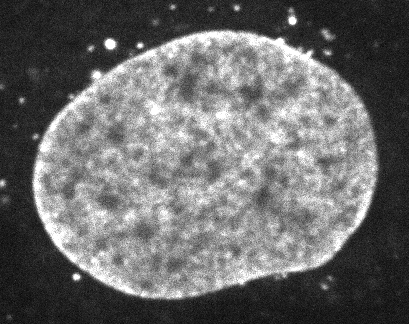
#> input picture frame 0 of data/microscopes/dna/5.avi, 409 x 324 px, given in place of the camera
$ python compute_optical_flow_lk.py
#> lines starting #> are read from the running program, lines starting #| are printed output that depends on the picture
import cv2
import numpy as np
import argparse
import time
from sys import stdout


####################################################################################################
# @parse_command_line_arguments
####################################################################################################
def parse_command_line_arguments():

    # add all the options
    description = 'This application takes an input sequence and computes the intensity profile '
    'along the entire sequence'
    parser = argparse.ArgumentParser(description=description)

    arg_help = 'Input sequence'
    parser.add_argument('--input-sequence', '-i', action='store', help=arg_help)

    arg_help = 'Output directory, where the final results/artefacts will be stored'
    parser.add_argument('--output-directory', '-o', action='store', help=arg_help)

    # Parse the arguments
    return parser.parse_args()


####################################################################################################
# @get_frame
####################################################################################################
def get_frame(video_capture, frame_number):

    # Set the video to the specific frame
#> called with frame_number = 0
    video_capture.set(cv2.CAP_PROP_POS_FRAMES, frame_number)

    # Check if the video has frames or not and get a list
    has_frame, frame = video_capture.read()
#> frame is the input picture: shape (324, 409, 3); min 0, max 255, mean 106.7

    if has_frame:
        return frame
    else:
        print('Frame [%d] does not exist, NOT grabbed!' % frame_number)
        exit(0)


####################################################################################################
# @compute_optical_flow_lk
####################################################################################################
def compute_optical_flow_lk(args):


    # Adjust the parameters for corner detection
    feature_params = dict(maxCorners=100,
                          qualityLevel=0.3,
                          minDistance=7,
                          blockSize=7)

    # Adjust the parameters for lucas kanade optical flow
    lk_params = dict(winSize=(15, 15),
                     maxLevel=0,
                     criteria=(cv2.TERM_CRITERIA_EPS | cv2.TERM_CRITERIA_COUNT, 10, 0.03))

    # Create some random colors
    color = np.random.randint(0, 255, (100, 3))

    # Read the video anc create the VideoCapture object
    video_capture = cv2.VideoCapture(args.input_sequence)

    # Get the number of frames in the video
    number_frames = int(video_capture.get(cv2.CAP_PROP_FRAME_COUNT))

    # Get the first frame and compute its gray scale
    frame_0 = get_frame(video_capture=video_capture, frame_number=0)

    # Creates an image filled with zero intensities with the same dimensions as the frame
    mask = np.zeros_like(frame_0)

    # Compute the grayscale image of the first frame
    frame_0 = cv2.cvtColor(frame_0, cv2.COLOR_BGR2GRAY)

    # Finding corners based on good features to track
    p0 = cv2.goodFeaturesToTrack(frame_0, mask=None, **feature_params)
#> p0 = 18 rows, first 8: [74, 276], [140, 45], [293, 21], [236, 8], [107, 41], [311, 52], [304, 50], [3, 182]

    # Process the sequence, frame[i] and frame[i + 1]
    for i in range(1, number_frames - 1):

        stdout.write('OF Frames [%d - %d] \n' % (i, i + 1))
        stdout.flush()

        # Get the second frame and compute its gray scale
        frame_1 = get_frame(video_capture=video_capture, frame_number=i)
        frame_1_gray = cv2.cvtColor(frame_1, cv2.COLOR_BGR2GRAY)

        cv2.imshow('Input Frame 1', frame_0)
        k = cv2.waitKey(100) & 0xff

        cv2.imshow('Input Frame 2', frame_1_gray)
        k = cv2.waitKey(1000) & 0xff

        # Calculate optical flow by the Lucas Kandas method
        p1, st, err = cv2.calcOpticalFlowPyrLK(frame_0, frame_1_gray, p0, None, **lk_params)

        # Select good points
        good_new = p1[st == 1]
        good_old = p0[st == 1]

        # draw the tracks
        for i, (new, old) in enumerate(zip(good_new, good_old)):

            a, b = new.ravel()
            c, d = old.ravel()

            mask = cv2.line(mask, (a, b), (c, d), color[i].tolist(), 2)

            frame_1 = cv2.circle(frame_1, (a, b), 5, color[i].tolist(), -1)

        flow_image = cv2.add(frame_1, mask)
        k = cv2.waitKey(100) & 0xff

        # Updating the next frame
        frame_0 = frame_1_gray.copy()
        p0 = good_new.reshape(-1, 1, 2)
#> this loop made 2 passes; (key Esc is pressed on pass 1)
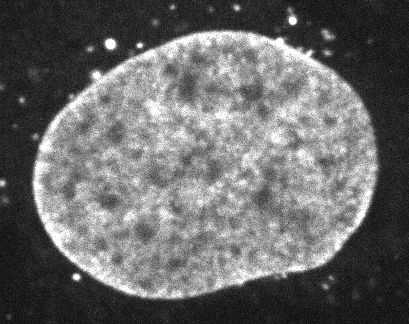
#> input picture frame 1 of data/microscopes/dna/5.avi, 409 x 324 px, given in place of the camera
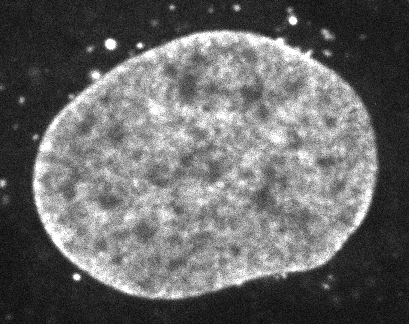
#> input picture frame 2 of data/microscopes/dna/5.avi, 409 x 324 px, given in place of the camera
#> after the loop:
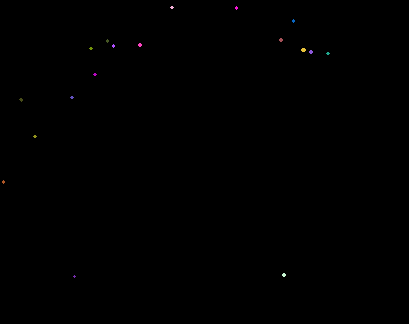
#> mask: shape (324, 409, 3); mean B, G, R 0.2, 0.1, 0.2

    # Free up resources and closes all windows
    video_capture.release()
    cv2.destroyAllWindows()


####################################################################################################
# @Main
####################################################################################################
if __name__ == "__main__":

    # Parse the command line arguments
    args = parse_command_line_arguments()

    # Compute the intensity profile
    compute_optical_flow_lk(args)

$ run again, starting later in the video
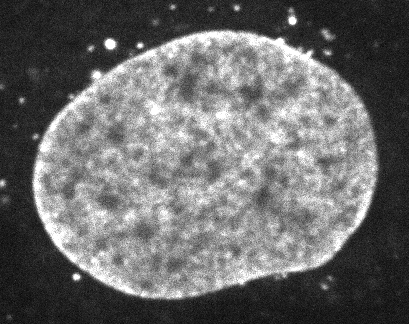
#> input picture frame 0 of data/microscopes/dna/5.avi, 409 x 324 px, given in place of the camera
#> in get_frame, frame is the input picture: shape (324, 409, 3); min 0, max 255, mean 106.7
#> p0 = 18 rows, first 8: [74, 276], [140, 45], [293, 21], [236, 8], [107, 41], [311, 52], [304, 50], [3, 182]
#> the loop in compute_optical_flow_lk, `for i in range(1, number_frames - 1): ` made 2 passes; (key Esc is pressed on pass 1)
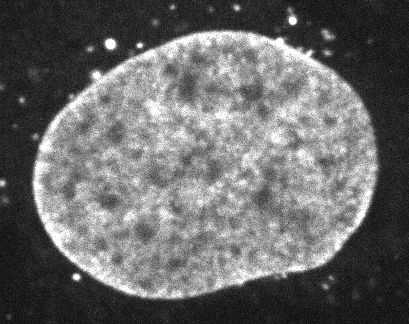
#> input picture frame 1 of data/microscopes/dna/5.avi, 409 x 324 px, given in place of the camera
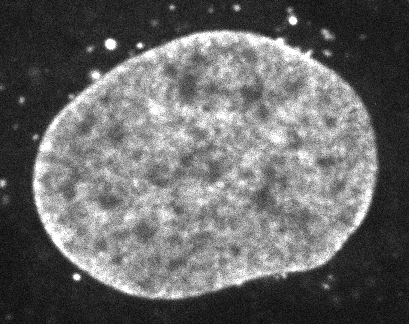
#> input picture frame 2 of data/microscopes/dna/5.avi, 409 x 324 px, given in place of the camera

$ run again, starting later in the video
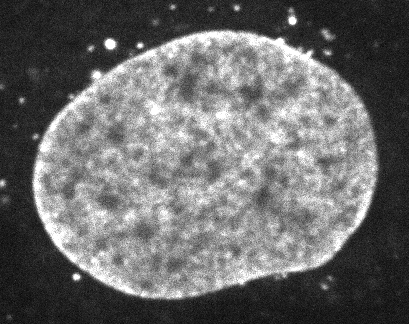
#> input picture frame 0 of data/microscopes/dna/5.avi, 409 x 324 px, given in place of the camera
#> in get_frame, frame is the input picture: shape (324, 409, 3); min 0, max 255, mean 106.7
#> p0 = 18 rows, first 8: [74, 276], [140, 45], [293, 21], [236, 8], [107, 41], [311, 52], [304, 50], [3, 182]
#> the loop in compute_optical_flow_lk, `for i in range(1, number_frames - 1): ` made 2 passes; (key Esc is pressed on pass 1)
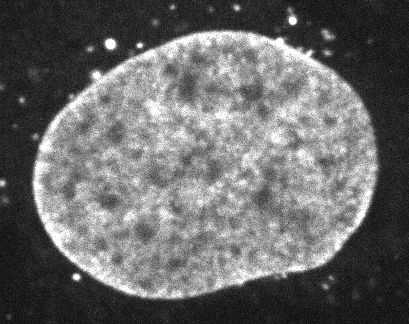
#> input picture frame 1 of data/microscopes/dna/5.avi, 409 x 324 px, given in place of the camera
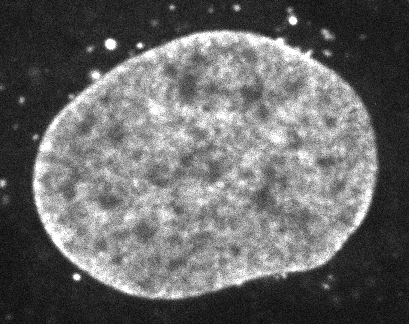
#> input picture frame 2 of data/microscopes/dna/5.avi, 409 x 324 px, given in place of the camera
